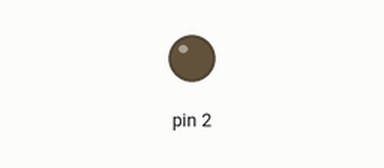
Bench run of a sketch on a simulated Arduino Uno, built with avr-gcc and run on an emulated ATmega328P. On the bench: output pins drawn as LEDs (lit = HIGH). What the sketch prints to the serial monitor is not drawn.

Above: at 0.1 s.
At 2.2 s:
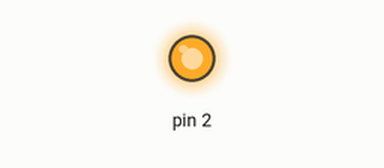
Timing chart, 0 to 3.8 s (numbered marks = the images above):
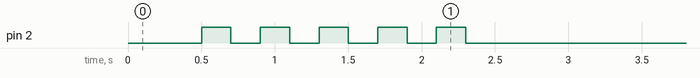

The sketch:

factory_test.ino
```cpp
#include <Arduino.h>

// BARE MINIMUM: Just prove the device can boot
// No RTC, no WiFi, no camera - NOTHING

void setup() {
  Serial.begin(460800);
  delay(500);
  Serial.println("\n\n=== FACTORY TEST FIRMWARE ===");
  Serial.println("Device booted successfully!");
  Serial.println("Testing GPIO output...");

  // Try LED on GPIO2 (common)
  pinMode(2, OUTPUT);
  for(int i = 0; i < 5; i++) {
    digitalWrite(2, HIGH);
    delay(200);
    digitalWrite(2, LOW);
    delay(200);
    Serial.print(".");
  }
  Serial.println("\nAll tests passed!");
}

void loop() {
  delay(1000);
  Serial.println("Device alive");
}
```
